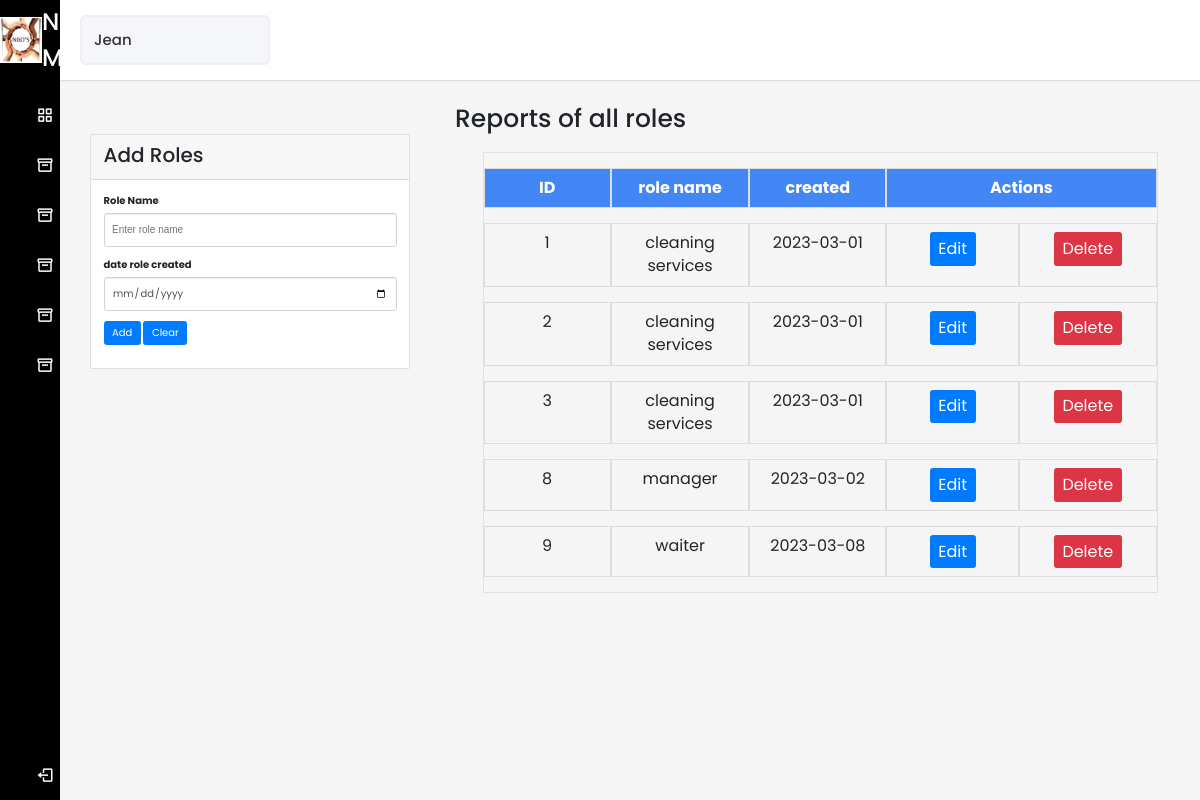
Screenshot of /ngo/data_input/roles.php with the database file from the repository.
### tables this page shows
CREATE TABLE `roles` (
  `role_id` int(11) NOT NULL,
  `role_of_emp` varchar(30) NOT NULL,
  `created_at` date NOT NULL
);

### ngo/data_input/report_roles.php (the view, shortened to what this page needs)
<main>
<?php
require '../database/connection.php';
$sql = 'SELECT * FROM roles';
$statement = $conn->prepare($sql);
$statement->execute();
$roles = $statement->fetchAll(PDO::FETCH_OBJ);
 ?>
<div class="container">
    <div class="card-body">
      <table class="table table-bordered" style="font-size:2vh;">
        <tr>
          <th>ID</th>
          <th>role name</th>
          <th>created</th>
          <th colspan="2">Actions</th>
        </tr>
        <?php foreach($roles as $role): ?>
        <tr>
            <td><?= $role->role_id; ?></td>
            <td><?= $role->role_of_emp; ?></td>
            <td><?= $role->created_at; ?></td>
              <td><a href="edit_roles.php?role_id=<?= $role->role_id ?>" class="btn btn-primary" style="font-size:2vh;">Edit</a></td><td>
              <a onclick="return confirm('Are you sure you want to delete this entry?')" href="delete_roles.php?role_id=<?= $role->role_id ?>" class='btn btn-danger' style="font-size:2vh;">Delete</a>
            </td>
          </tr>
        <?php endforeach; ?>
      </table>
  </div>
</div>
</div>

### ngo/css/style.css (style rules this page uses)
* { padding: 0%; margin: 0%; }
::placeholder { color:#fff; font-family:Arial; }

### ngo/data_input/roles.php (style rules this page uses)
* { margin: 0; padding: 0; box-sizing: border-box; font-family: 'Poppins', sans-serif; }
table { border-collapse: separate; border-spacing: 0 15px; }
th { background-color: #4287f5; color: white; }
th, td { width: 150px; text-align: center; border: 1px; padding: 5px; }

### rows the page displays
roles: role_id "1", role_of_emp "cleaning services", created_at "2023-03-01"
roles: role_id "2", role_of_emp "cleaning services", created_at "2023-03-01"
roles: role_id "3", role_of_emp "cleaning services", created_at "2023-03-01"
roles: role_id "8", role_of_emp "manager", created_at "2023-03-02"
roles: role_id "9", role_of_emp "waiter", created_at "2023-03-08"
